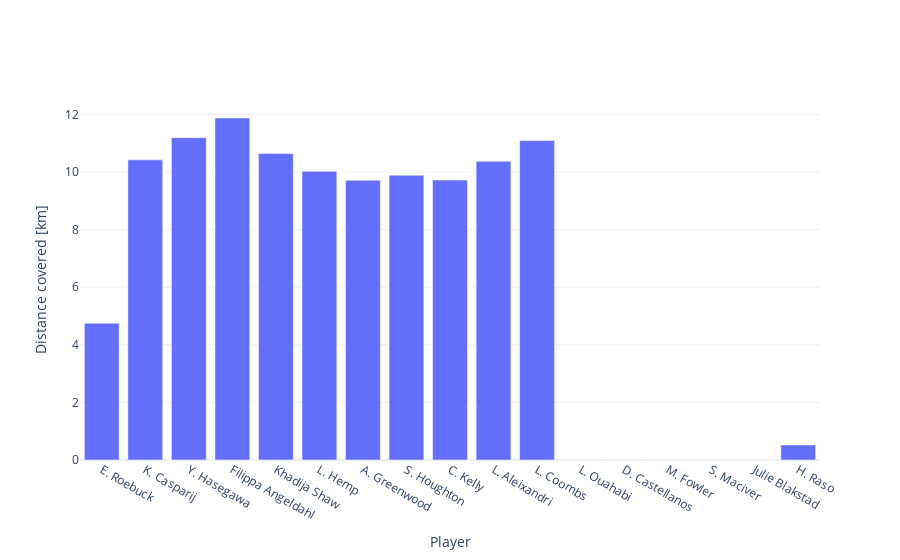

This figure's notebook cell:
### Code cell
fig = go.Figure()

fig.add_trace(
    go.Bar(
        x = df_summary['player'],
        y = df_summary['Distance [km]']
    )
)
fig.update_layout(
    xaxis = {
        'title' : 'Player'
    },
    yaxis = {
        'title' : 'Distance covered [km]'
    },
    template="plotly_white"
)
fig.show()

### Figure 1 — Plotly figure (JSON) as saved in the notebook; plotly's stock layout.template omitted (floating-point values rounded to 4 significant figures)
{"data": [{"type": "bar", "x": ["E. Roebuck", "K. Casparij", "Y. Hasegawa", "Filippa Angeldahl", "Khadija Shaw", "L. Hemp", "A. Greenwood", "S. Houghton", "C. Kelly", "L. Aleixandri", "L. Coombs", "L. Ouahabi", "D. Castellanos", "M. Fowler", "S. Maciver", "Julie Blakstad", "H. Raso"], "y": [4.75, 10.42, 11.19, 11.88, 10.64, 10.02, 9.715, 9.89, 9.72, 10.37, 11.09, 0, 0, 0, 0, 0, 0.5218]}], "layout": {"xaxis": {"title": {"text": "Player"}}, "yaxis": {"title": {"text": "Distance covered [km]"}}}}
